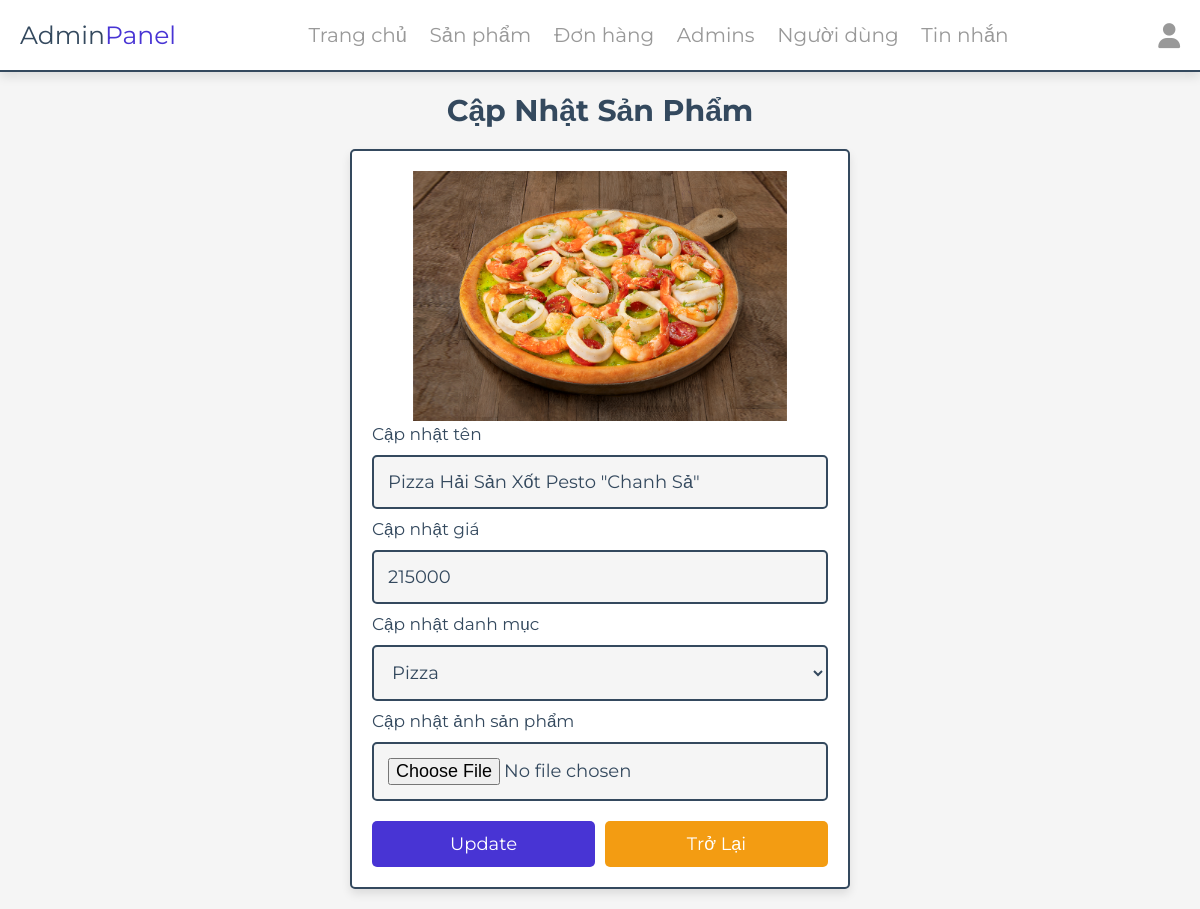
Page /admin/update_product.php?update=1 (signed in) on the committed database.
### tables this page shows
CREATE TABLE `products` (
  `id` int(100) NOT NULL,
  `name` varchar(100) NOT NULL,
  `category` varchar(100) NOT NULL,
  `price` int(10) NOT NULL,
  `image` varchar(100) NOT NULL
);

### admin/update_product.php (the view, shortened to what this page needs)
<?php
include '../components/connect.php';
?>
<!DOCTYPE html>
<html lang="en">
<head>
   <link rel="stylesheet" href="https://cdnjs.cloudflare.com/ajax/libs/font-awesome/6.1.1/css/all.min.css">
   <link rel="stylesheet" href="../css/admin_style.css">
</head>
<body>
<?php include '../components/admin_header.php' ?>
<section class="update-product">
   <h1 class="heading">Cập nhật sản phẩm</h1>
   <?php
      $update_id = $_GET['update'];
      $show_products = $conn->prepare("SELECT * FROM `products` WHERE id = ?");
      $show_products->execute([$update_id]);
      if($show_products->rowCount() > 0){
         while($fetch_products = $show_products->fetch(PDO::FETCH_ASSOC)){
   ?>
   <form action="" method="POST" enctype="multipart/form-data">
      <img src="../uploaded_img/<?= $fetch_products['image']; ?>" alt="">
      <span>Cập nhật tên</span>
      <input type="text" required placeholder="enter product name" name="name" maxlength="100" class="box" value="<?= $fetch_products['name']; ?>">
      <span>Cập nhật giá</span>
      <input type="number" min="0" max="9999999999" required placeholder="enter product price" name="price" onkeypress="if(this.value.length == 10) return false;" class="box" value="<?= $fetch_products['price']; ?>">
      <span>Cập nhật danh mục</span>
      <select name="category" class="box" required>
         <option selected value="<?= $fetch_products['category']; ?>"><?= $fetch_products['category']; ?></option>
      </select>
      <span>Cập nhật ảnh sản phẩm</span>
      <input type="file" name="image" class="box" accept="image/jpg, image/jpeg, image/png, image/webp">
      <div class="flex-btn">
         <input type="submit" value="update" class="btn" name="update">
         <a href="products.php" class="option-btn">Trở lại</a>
      </div>
   </form>
   <?php
         }
      }else{
         echo '<p class="empty">no products added yet!</p>';
      }
   ?>
</section>
</body>
</html>

### css/admin_style.css (style rules this page uses)
:root { --main-color:#4834d4; --red:#e74c3c; --orange:#f39c12; --black:#34495e; --white:#fff; --light-bg:#f5f5f5; --light-color:#999; --border:.2rem solid var(--black); --box-shadow:0 .5rem 1rem rgba(0,0,0,.1); }
* { font-family: 'Montserrat', sans-serif; margin:0; padding:0; box-sizing: border-box; text-decoration: none; outline: none; border:none; }
html { font-size: 62.5%; overflow-x: hidden; }
body { background-color: var(--light-bg); }
section { max-width: 1200px; margin:0 auto; padding:2rem; }
.btn, .delete-btn, .option-btn { display: block; margin-top: 1rem; border-radius: .5rem; cursor: pointer; width: 100%; font-size: 1.8rem; color:var(--white); padding:1.2rem 3rem; text-transform: capitalize; text-align: center; }
.btn { background-color: var(--main-color); }
.option-btn { background-color: var(--orange); }
.flex-btn { display: flex; gap:1rem; }
.heading { text-align: center; margin-bottom: 2rem; text-transform: capitalize; color:var(--black); font-size: 3rem; }
.update-product form { margin:0 auto; max-width: 50rem; background-color: var(--white); border-radius: .5rem; box-shadow: var(--box-shadow); border:var(--border); padding:2rem; }
.update-product form img { height: 25rem; width: 100%; object-fit: contain; }
.update-product form .box { background-color: var(--light-bg); border:var(--border); width: 100%; padding:1.4rem; font-size: 1.8rem; color:var(--black); border-radius: .5rem; margin: 1rem 0; }
.update-product form span { font-size: 1.7rem; color:var(--black); }

### rows in the picture
products: image (picture), name "Pizza Hải Sản Xốt Pesto \"Chanh Sả\"", price "215000", category "Pizza"
